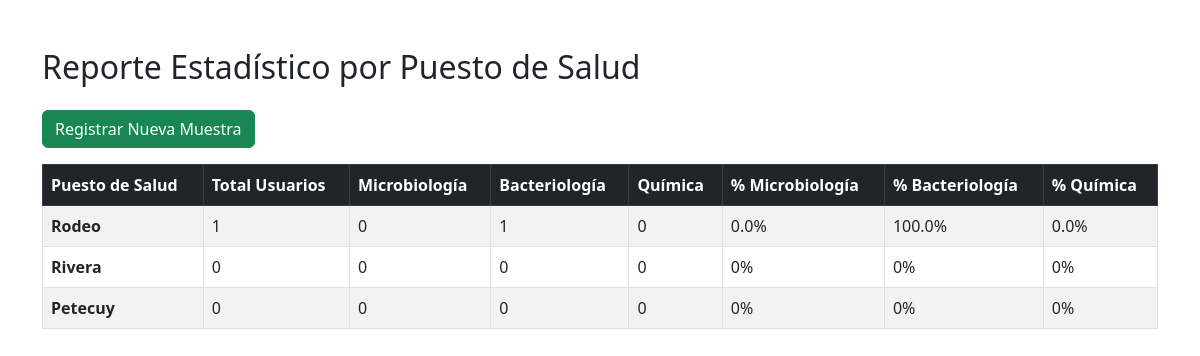
The page / on the database its author committed.
### laboratorio/models.py (models this page shows, shortened)
class PuestoSalud(models.Model):
    nombre = models.CharField(max_length=50, unique=True)

### laboratorio/views.py (the view)
# urls.py: path('', views.lista_equipos, name='lista_equipos'),
def lista_equipos(request):
    puestos = PuestoSalud.objects.all()
    resumen_puestos = []
    for puesto in puestos:
        usuarios_count = puesto.usuarios.count()
        pruebas = PruebaLaboratorio.objects.filter(usuario__puesto=puesto)
        total_pruebas_count = pruebas.aggregate(total=Sum('cantidad'))['total'] or 0
        conteo_micro = pruebas.filter(tipo_prueba='Microbiologia').aggregate(s=Sum('cantidad'))['s'] or 0
        conteo_bact = pruebas.filter(tipo_prueba='Bacteriologia').aggregate(s=Sum('cantidad'))['s'] or 0
        conteo_quim = pruebas.filter(tipo_prueba='Quimica').aggregate(s=Sum('cantidad'))['s'] or 0
        porc_micro = (conteo_micro / total_pruebas_count * 100) if total_pruebas_count > 0 else 0
        porc_bact = (conteo_bact / total_pruebas_count * 100) if total_pruebas_count > 0 else 0
        porc_quim = (conteo_quim / total_pruebas_count * 100) if total_pruebas_count > 0 else 0
        resumen_puestos.append({
            'puesto': puesto,
            'usuarios_count': usuarios_count,
            'conteo_micro': conteo_micro,
            'conteo_bact': conteo_bact,
            'conteo_quim': conteo_quim,
            'porc_micro': round(porc_micro, 2),
            'porc_bact': round(porc_bact, 2),
            'porc_quim': round(porc_quim, 2),
            'total_pruebas': total_pruebas_count,
        })
    return render(request, 'laboratorio/lista_equipos.html', {'resumen_puestos': resumen_puestos})

### laboratorio/templates/laboratorio/lista_equipos.html (shortened to what this page needs)
<!DOCTYPE html>
<html lang="es">
<head>
    <link href="https://cdn.jsdelivr.net/npm/bootstrap@5.3.0/dist/css/bootstrap.min.css" rel="stylesheet">
</head>
<body class="container mt-5">
    <h2 class="mb-4">Reporte Estadístico por Puesto de Salud</h2>
    <a href="{% url 'registrar_equipo' %}" class="btn btn-success mb-3">Registrar Nueva Muestra</a>
    <div class="table-responsive">
        <table class="table table-bordered table-striped">
            <thead class="table-dark">
                <tr>
                    <th>Puesto de Salud</th>
                    <th>Total Usuarios</th>
                    <th>Microbiología</th>
                    <th>Bacteriología</th>
                    <th>Química</th>
                    <th>% Microbiología</th>
                    <th>% Bacteriología</th>
                    <th>% Química</th>
                </tr>
            </thead>
            <tbody>
                {% for item in resumen_puestos %}
                <tr>
                    <td><strong>{{ item.puesto.nombre }}</strong></td>
                    <td>{{ item.usuarios_count }}</td>
                    <td>{{ item.conteo_micro }}</td>
                    <td>{{ item.conteo_bact }}</td>
                    <td>{{ item.conteo_quim }}</td>
                    <td>{{ item.porc_micro }}%</td>
                    <td>{{ item.porc_bact }}%</td>
                    <td>{{ item.porc_quim }}%</td>
                </tr>
                {% empty %}
                <tr>
                    <td colspan="8" class="text-center">No hay registros de laboratorio almacenados.</td>
                </tr>
                {% endfor %}
            </tbody>
        </table>
    </div>
</body>
</html>

### rows shown on the page
PuestoSalud: puesto.nombre "Rodeo", usuarios_count "1", conteo_micro "0", conteo_bact "1", conteo_quim "0", porc_micro "0.0", porc_bact "100.0", porc_quim "0.0"
PuestoSalud: puesto.nombre "Rivera", usuarios_count "0", conteo_micro "0", conteo_bact "0", conteo_quim "0", porc_micro "0", porc_bact "0", porc_quim "0"
PuestoSalud: puesto.nombre "Petecuy", usuarios_count "0", conteo_micro "0", conteo_bact "0", conteo_quim "0", porc_micro "0", porc_bact "0", porc_quim "0"
